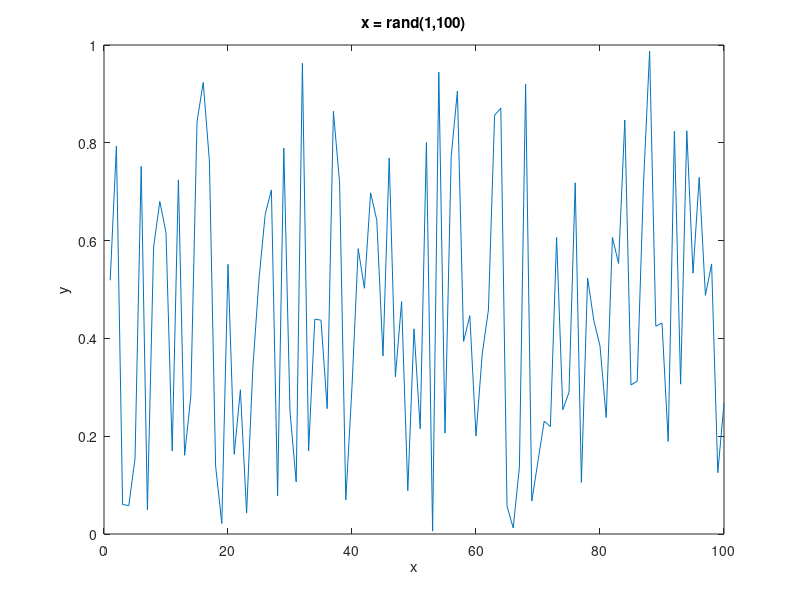

Write MATLAB code to recreate this figure. (Note: this script raises an error after producing the figure.)
close all;
x = rand(1,100);
figure();
plot(x);
xlabel('x')
ylabel('y')
title('x = rand(1,100)')
figure();
print -dpng ../report/plot1ga.png;
plot(pearson(x,x));
xlabel('Delay')
ylabel('Pearson correlation')
title('Circular correlation of x and x')
print -dpng ../report/plot1gb.png;

% 1gb second part
y = rotate(x,50);
figure();
plot(pearson(x,y))
xlabel('Delay')
ylabel('Pearson correlatin')
title('Pearson correlation of x = rand(1,100) and y = circorr(x, 50)')
print -dpng ../report/plot1gc.png;

close all;
for i = 0:0.4:2
  figure();
  plot(pearson(x+i*(rand(1,100)*2-1), y))
  xlabel('Delay')
  ylabel('Pearson correlation')
  title(['Noise factor = ' mat2str(i)])
  filename = ["../report/plot" mat2str(i) "noise.png"]
  print -dpng filename
  saveas (1, filename);
  close all;
endfor
